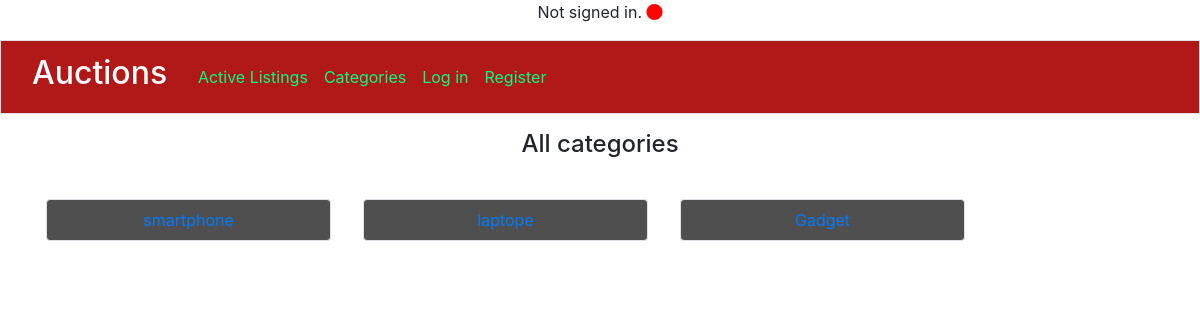
The page /categories on the database as committed earlier.
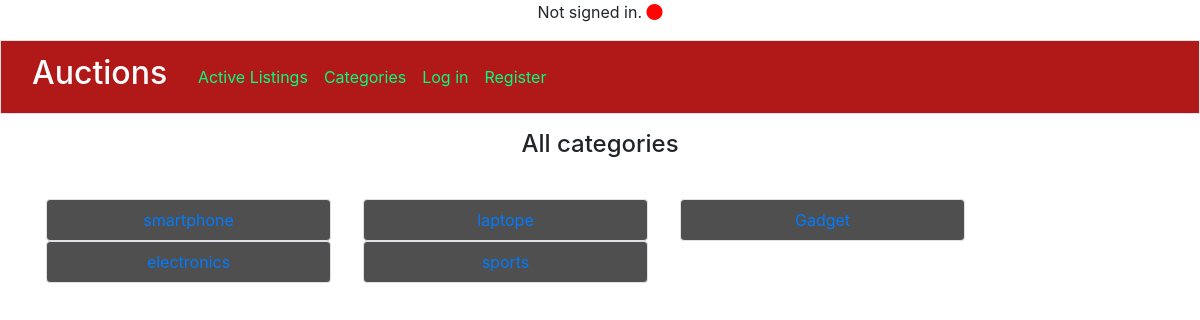
The same page on the database as committed later.
### auctions/models.py (models this page shows, shortened)
class Category(models.Model):
    category_name = models.CharField(max_length=255)

### auctions/views.py (the view)
# urls.py: path("categories", views.all_categories, name="categories"),
def all_categories(request):
    categories = Category.objects.all()
    return render(request, "auctions/categories.html", {
        "categories": categories,
    })

### auctions/templates/auctions/categories.html
{% extends "auctions/layout.html" %}
{% block body %}
    <div class="container text-center">
        <div class="row">
            <div class="col-12 p-3 mb-3"><h4>All categories</h4></div>
            {% for category in categories %}
                <div class="col-12 col-sm-6  col-lg-3 p-2 border mx-3 category">
                    <a href="{% url 'category' category_name=category.category_name %}">{{ category.category_name }}</a>
                </div>
            {% endfor %}
        </div>
    </div>
{% endblock %}

### auctions/templates/auctions/layout.html (shortened to what this page needs)
{% load static %}
<!DOCTYPE html>
<html lang="en">
    <head>
        <link rel="stylesheet" href="https://stackpath.bootstrapcdn.com/bootstrap/4.4.1/css/bootstrap.min.css"
>
        <link href="{% static 'auctions/styles.css' %}" rel="stylesheet">
        <link rel="stylesheet" href="https://cdnjs.cloudflare.com/ajax/libs/font-awesome/6.5.1/css/all.min.css"
/>
    </head>
    <body>
        <div>
            {% if user.is_authenticated %}
                <div class="container-fluid" id="haut" style="background-color: rgb(255, 255, 255);">
                    <div class="row">
                        <div class="col-12 text-center mb-3">Signed in as <strong>{{ user.username }} <i class="fa-solid fa-circle" style="color: #00a033;"></i></strong></div>
                    </div>
                </div>
            {% else %}
                <div class="container-fluid" id="haut">
                    <div class="row">
                        <div class="col-12 text-center mb-3">Not signed in. <i class="fa-solid fa-circle" style="color: #ff0202;"></i></strong></div>
                    </div>
                </div>
            {% endif %}
        </div>
        <nav class="navbar navbar-expand-lg sticky-top border">
            <div class="container-fluid">
                <h2 class="auctions">Auctions</h2>
                <div class="collapse navbar-collapse" id="navbarText">
                    <ul class="navbar-nav me-auto mb-2 mb-lg-0 text-center navmenu">
                        <li class="nav-item">
                            <a class="nav-link" href="{% url 'index' %}">Active Listings</a>
                        </li>
                        <li class="nav-item">
                            <a class="nav-link" href="{% url 'categories' %}">Categories</a>
                        </li>
                    </ul>
                    {% if user.is_authenticated %}
                        <span class="navbar-text">
                            <ul class="navbar-nav me-auto mb-2 mb-lg-0 text-center">
                                <li class="nav-item">
                                    <a class="nav-link active" aria-current="page" href="{% url 'logout' %}">Log out</a>
                                </li>
                            </ul>
                        </span>
                    {% else %}
                        <span class="navbar-text">
                            <ul class="navbar-nav me-auto mb-2 mb-lg-0 text-center">
                                <li class="nav-item">
                                    <a class="nav-link active" aria-current="page" href="{% url 'login' %}">Log in</a>
                                </li>
                                <li class="nav-item">
                                    <a class="nav-link" href="{% url 'register' %}" target="">Register</a>
                                </li>
                            </ul>
                        </span>
                    {% endif %}
                </div>
            </div>
        </nav>
        {% block body %}
        {% endblock %}
    </body>
</html>

### auctions/static/auctions/styles.css (style rules this page uses)
.navbar { background-color: rgb(177, 25, 25); }
.auctions { color: white; }
#navbarText a { color: rgb(0, 255, 128); }
#navbarText { margin-left: 2%; }

### auctions/templates/auctions/layout.html (style rules this page uses)
.category { background-color: #4f4f4f; background-image: linear-gradient(to right, rgb(181, 244, 56) 0%, rgb(191, 246, 82) 50%, transparent 50%, transparent 100%); background-size: 200% 100%; background-position: 100%; border-radius: 4px; transition: background-position 1s; }

Rows that differ between the two databases and show on the page:
added Category: category_name "electronics"
added Category: category_name "sports"
